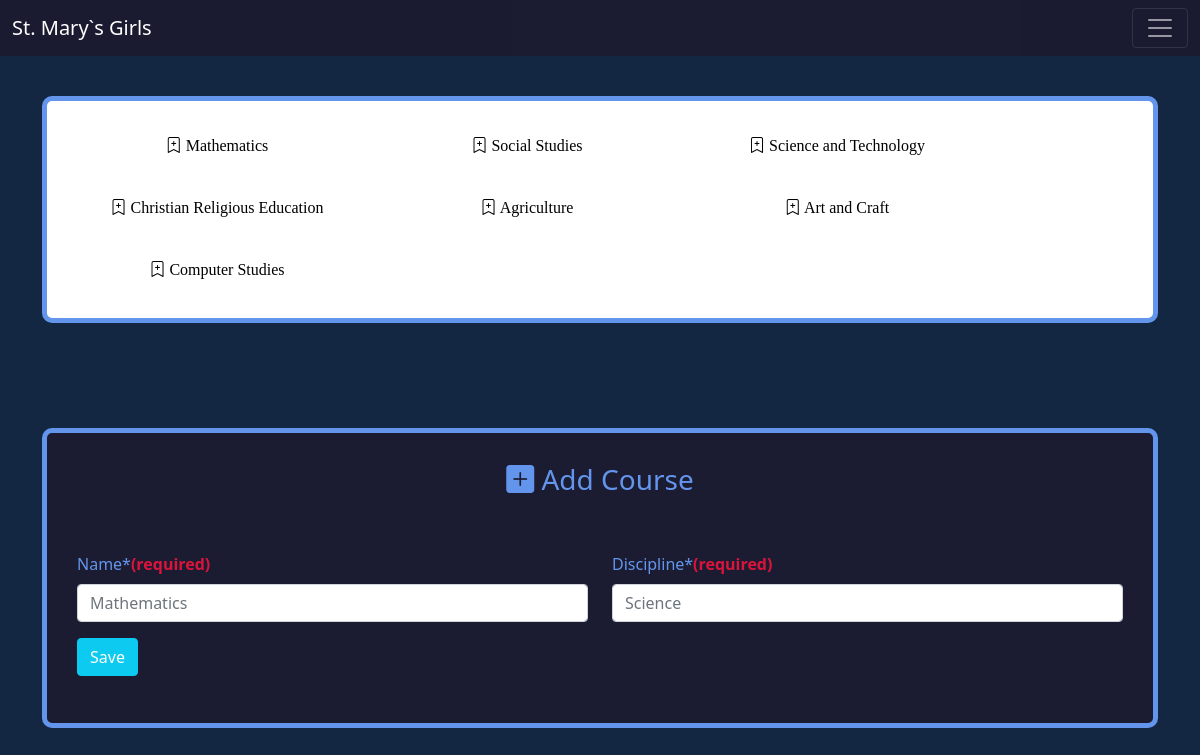
Screenshot of /Learning/Course-Management/ (signed in) with the database file from the repository.
### SubjectList/models.py (models this page shows)
class Course(models.Model):
    name = models.CharField(max_length=100)
    discipline = models.CharField(max_length=20)
    abbreviation = models.CharField(max_length=10, default='Math')
    def __str__(self):
        return self.name

### SubjectList/views.py (the view, shortened to what this page needs)
# urls.py: path('Course-Management/', CreateCourse.as_view(), name='create-course'),
class CreateCourse(LoginRequiredMixin, TemplateView):
    template_name = 'SubjectList/create_course.html'
    def get_context_data(self, **kwargs) :
        context = super().get_context_data(**kwargs)
        courses = Course.objects.all()
        context['courses'] = courses
        return context

### Supervisor/templatetags/supervisor_filters.py (called while the page is built)
@register.simple_tag
def get_term():
    term = CurrentTerm.objects.all().first()
    if term:
        return str(term.term) + ' - ' +str(term.term.year)
    else:
        return 'Set Current Term'

### Term/models.py (called while the page is built)
    def __str__(self):
        return str(self.term)

### Users/models.py (called while the page is built)
    def __str__(self):
        return str(self.email)

### SubjectList/templates/SubjectList/create_course.html (shortened to what this page needs)
{% extends 'Supervisor/base.html' %}
{% load static %}
{% load custom_filters %}
{% block content %}
<div class="bg-gradient">
<div class="container for">
    <br><br><br><br>
    <div class="course-container">
        <div class="course-view">
            {% for course in courses %}
                <a href="{% url 'manage-course' course.id %}"><h6><i class="bi bi-bookmark-plus"></i> {{ course }}</h6></a>
            {% endfor %}
        </div>
    </div>
    <br><br><hr class="text-center"><br>
    <div class="form-view">
    <h3 class="text-center" ><i class="bi bi-plus-square-fill"> </i>Add Course </h3>
    <br><br>
        <div class="row mb-3">
            <div class="col-md-6">
                <label for="inputField1" class="form-label">Name*<strong style="color: crimson;">(required)</strong></label>
                <input type="text" class="form-control"  name="name" placeholder="Mathematics" required>
            </div>
            <div class="col-md-6">
                <label for="inputField2" class="form-label">Discipline*<strong style="color: crimson;">(required)</strong></label>
                <input type="text" class="form-control"  name="discipline" placeholder="Science" required>
            </div>
        </div>
    <button class="btn btn-info" style="color: white;" onclick="togglePopUp()">Save</button>
</div>
<br><br>
</div>
</div>
{% endblock %}

### Users/static/Users/styles.css (style rules this page uses)
* { padding: 0; margin: 0; }

### SubjectList/static/SubjectList/SubjectLiist.css (style rules this page uses)
.upcoming-classes-view p,a { text-decoration:none; color:black ; padding:0px; margin:0px; }
.exam-card p,h6 { padding-top: 5px; }

### Supervisor/static/Supervisor/Supervisor.css (style rules this page uses)
.bg-gradient { position: absolute; top: 0px; min-height: 100vh; height: max-content; width: 100%; background: #132743 !important; }
.course-container { height: max-content; padding: 30px; background-color: white !important; border-radius: 10px; color: cornflowerblue !important; border: 5px solid cornflowerblue; font-family: cursive; text-align: center; }
.course-view { grid-template-columns: repeat(auto-fit, minmax(200px, 280px)); display: grid; gap: 30px; }
.form-view { background-color:rgba(29, 25, 46, .8); min-height: 300px; height: max-content; border-radius: 10px; border: 5px solid cornflowerblue; color: cornflowerblue; padding: 30px; }

### rows the page displays
Course: name "Mathematics"
Course: name "Social Studies"
Course: name "Science and Technology"
Course: name "Christian Religious Education"
Course: name "Agriculture"
Course: name "Art and Craft"
Course: name "Computer Studies"
